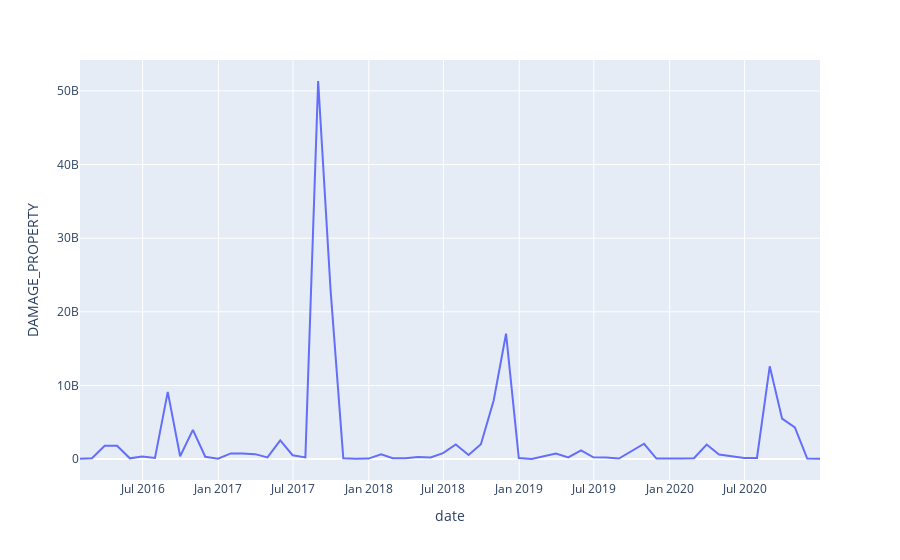

Notebook cell for this chart:
### Code cell
fig = px.line(damages_sum,x="date", y="DAMAGE_PROPERTY")
fig.show()
